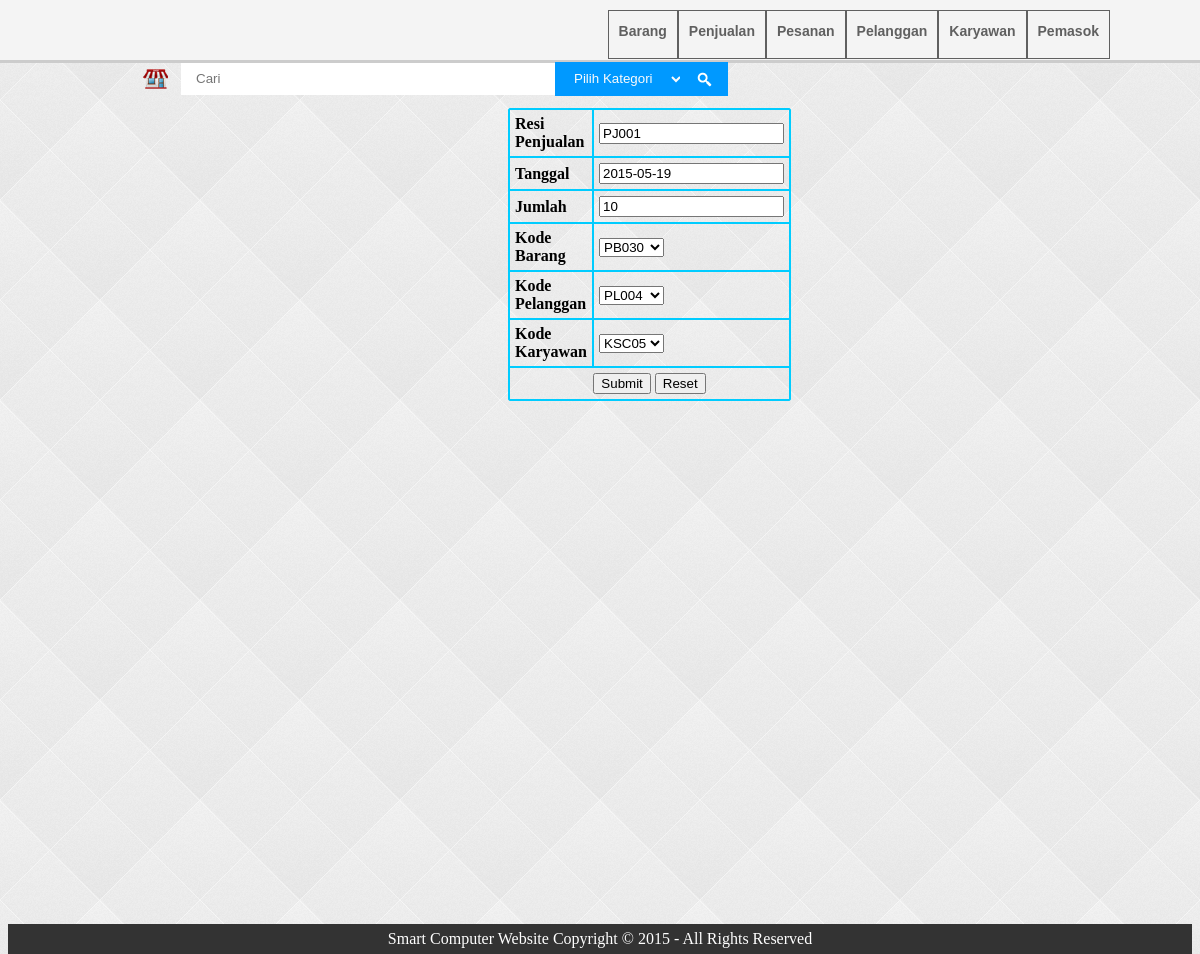
Page /admin/edit-penjualan.php?resi_penjualan=PJ001 on the committed database.
### tables this page shows
CREATE TABLE IF NOT EXISTS `tabel_penjualan` (
  `resi_penjualan` char(5) NOT NULL,
  `tanggal` date NOT NULL,
  `jumlah` int(3) NOT NULL,
  `kode_barang` char(5) NOT NULL,
  `kode_pelanggan` char(5) NOT NULL,
  `kode_karyawan` char(5) NOT NULL
);

### admin/edit-penjualan.php (the view, shortened to what this page needs)
<!DOCTYPE html PUBLIC "-//W3C//DTD XHTML 1.0 Transitional//EN" "http://www.w3.org/TR/xhtml1/DTD/xhtml1-transitional.dtd">
<html xmlns="http://www.w3.org/1999/xhtml">
<head>
<link rel="stylesheet" type="text/css" href="style.css" />
</head>
<body>
<?php include("connection.php");
include("header.php");
?>
<div id="container">
<form action="" method="post">
<table class="tabel" border=1 align=center  bordercolor=#00CCFF cellpadding=5 cellspacing=0>
<?php
$resi_penjualan = $_GET['resi_penjualan'];
$hasil = mysql_query("select * from tabel_penjualan where resi_penjualan = '$resi_penjualan'") or die (mysql_error());
$baris = mysql_fetch_row($hasil);
?>
<tr>
<td><b>Resi Penjualan</b></td>
<td><input type="text" name="resi_penjualan" id="resi_penjualan" value="<?php echo $baris[0]; ?>" readonly="readonly"/></td>
</tr>
<tr>
<td><b>Tanggal</b></td>
<td><input type="text" name="tanggal" id="tanggal" value="<?php echo $baris[1]; ?>"/></td>
</tr>
<tr>
<td><b>Jumlah</b></td>
<td><input type="text" name="jumlah" id="jumlah" value="<?php echo $baris[2]; ?>"/></td>
</tr>
<tr>
<td><b>Kode Barang</b></td>
<td>
<select name="kode_barang" id="kode_barang">
<?php
$query = mysql_query("select * from tabel_barang");
while($kodebrg = mysql_fetch_array($query))
{
echo"<option value=".$kodebrg['kode_barang']." selected='selected'>".$kodebrg['kode_barang']."</option>";
}
?>
</select>
</td>
</tr>
<tr>
<td><b>Kode Pelanggan</b></td>
<td><select name="kode_pelanggan" id="kode_pelanggan">
<?php
$query = mysql_query("select * from tabel_pelanggan");
while($kodebrg = mysql_fetch_array($query))
{
echo"<option value=".$kodebrg['kode_pelanggan']." selected='selected'>".$kodebrg['kode_pelanggan']."</option>";
}
?>
</select>
</td>
</tr>
<tr>
<td><b>Kode Karyawan</b></td>
<td>
<select name="kode_karyawan" id="kode_karyawan">
<?php
$query = mysql_query("select * from tabel_karyawan");
while($kodebrg = mysql_fetch_array($query))
{
echo"<option value=".$kodebrg['kode_karyawan']." selected='selected'>".$kodebrg['kode_karyawan']."</option>";
}
?>
</select>
</td>
</tr>
<tr>
<td colspan="2" align="center"><input type="submit" name="input" onClick="return validasi()" />
<input type="reset" name="reset" /></td>
</tr>
</table>
</form>
</div>
<?php
include('footer.php');
?>
</body>
</html>

### admin/style.css (style rules this page uses)
body { background-color:#FCFCFC; background : url(icon/bg.png); }
form { width:500px; }
.tabel { margin-left:500px; }
table { border-radius:2px; }
tr { border-radius:20px }
#container { padding-top:100px; position:relative; min-height:100%; }
html,body { height:100%; }

### rows in the picture
tabel_penjualan: resi_penjualan "PJ001", tanggal "2015-05-19", jumlah "10"

### other values in the picture
form field kode_barang "PB030"
form field kode_pelanggan "PL004"
form field kode_karyawan "KSC05"
